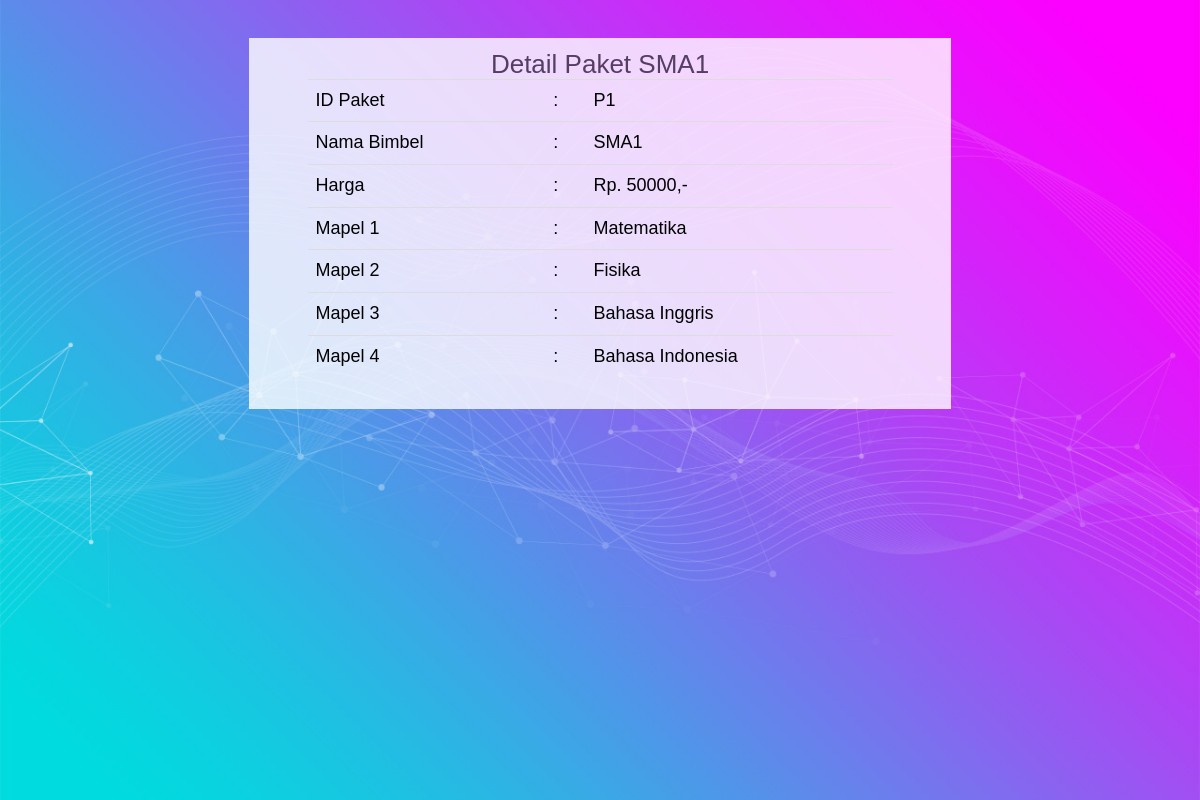
The page /panel/detailpaket.php?id_paket=P1 (signed in) on the database its author committed.
### tables this page shows
CREATE TABLE `paket` (
  `id_paket` varchar(255) NOT NULL,
  `nama_paket` varchar(255) NOT NULL,
  `harga` varchar(10) NOT NULL
);

CREATE TABLE `detail_paket` (
  `id_paket` varchar(255) NOT NULL,
  `id_pelajaran` varchar(255) NOT NULL
);

CREATE TABLE `mata_pelajaran` (
  `id_pelajaran` varchar(255) NOT NULL,
  `nama_pelajaran` varchar(255) NOT NULL
);

### panel/detailpaket.php (the view, shortened to what this page needs)
<!DOCTYPE html>
<html lang="en">
<head>
</head>
<link rel="stylesheet" href="https://maxcdn.bootstrapcdn.com/bootstrap/3.3.7/css/bootstrap.min.css">
<link rel="stylesheet" href="../css/style.css">
<link rel="stylesheet" href="../css/main.css">
<link rel="stylesheet" href="../css/util.css">
<body>
<?php
include '../koneksi.php';
	$query = mysqli_query($koneksi, "CALL tampilpaketByID('".$_GET['id_paket']."')");
	foreach ($query as $row){
		$id = $row['id_paket'];
		$nama_paket = $row['nama_paket'];
		$harga = $row['harga'];
	}
?>
<div class="container-login100" style="background-image: url('img/bg-01.jpg');">
	<div style="background : rgb(255, 255, 255, 0.8);padding-top: 1%; padding-left: 5%; padding-right: 5%; padding-bottom: 1%; margin-top: 2%; margin-left: 20%; margin-right: 20%;">
	<center>
	<h2>Detail Paket <?php echo $nama_paket;?></h2>
		<table class="table" style="font-size: 18px;">
			<tr>
				<td>ID Paket</td>
				<td>:</td>
				<td><?php echo $id;?></td>
			</tr>
			<tr>
				<td>Nama Bimbel</td>
				<td>:</td>
				<td><?php echo $nama_paket;?></td>
			</tr>
			<tr>
				<td>Harga</td>
				<td>:</td>
				<td>Rp. <?php echo $harga;?>,-</td>
			</tr>
			<?php
  			mysqli_next_result($koneksi);
  			$no = 1;
				$query = mysqli_query($koneksi, "CALL tampildetailpaketByIDPAKET('".$_GET['id_paket']."')");
				foreach ($query as $row){
			?>
			<tr>
				<td>Mapel <?= $no?></td>
				<td>:</td>
				<td><?= $row['nama_pelajaran'];?></td>
			</tr>
			<?php $no++; }?>
</table>
	</center>
	</div>
	</div>
</html>

### css/style.css (style rules this page uses)
body { background: #DCDDDF; color: #000; font: 14px Arial; margin: 0 auto; padding: 0; position: relative; }
h2 { font-size:26px; }
h1,h2,h3,h4,h5,h6 { color:#563D64; }

### css/main.css (style rules this page uses)
* { margin: 0px; padding: 0px; box-sizing: border-box; }
body, html { height: 100%; font-family: Poppins-Regular, sans-serif; }
h1,h2,h3,h4,h5,h6 { margin: 0px; }
.container-login100 { width: 100%; min-height: 100vh; padding: 15px; background-position: center; background-size: cover; background-repeat: no-repeat;; }

### rows shown on the page
paket: nama_paket "SMA1", id_paket "P1", harga "50000"
detail_paket: id_pelajaran.nama_pelajaran "Matematika"
detail_paket: id_pelajaran.nama_pelajaran "Fisika"
detail_paket: id_pelajaran.nama_pelajaran "Bahasa Inggris"
detail_paket: id_pelajaran.nama_pelajaran "Bahasa Indonesia"
